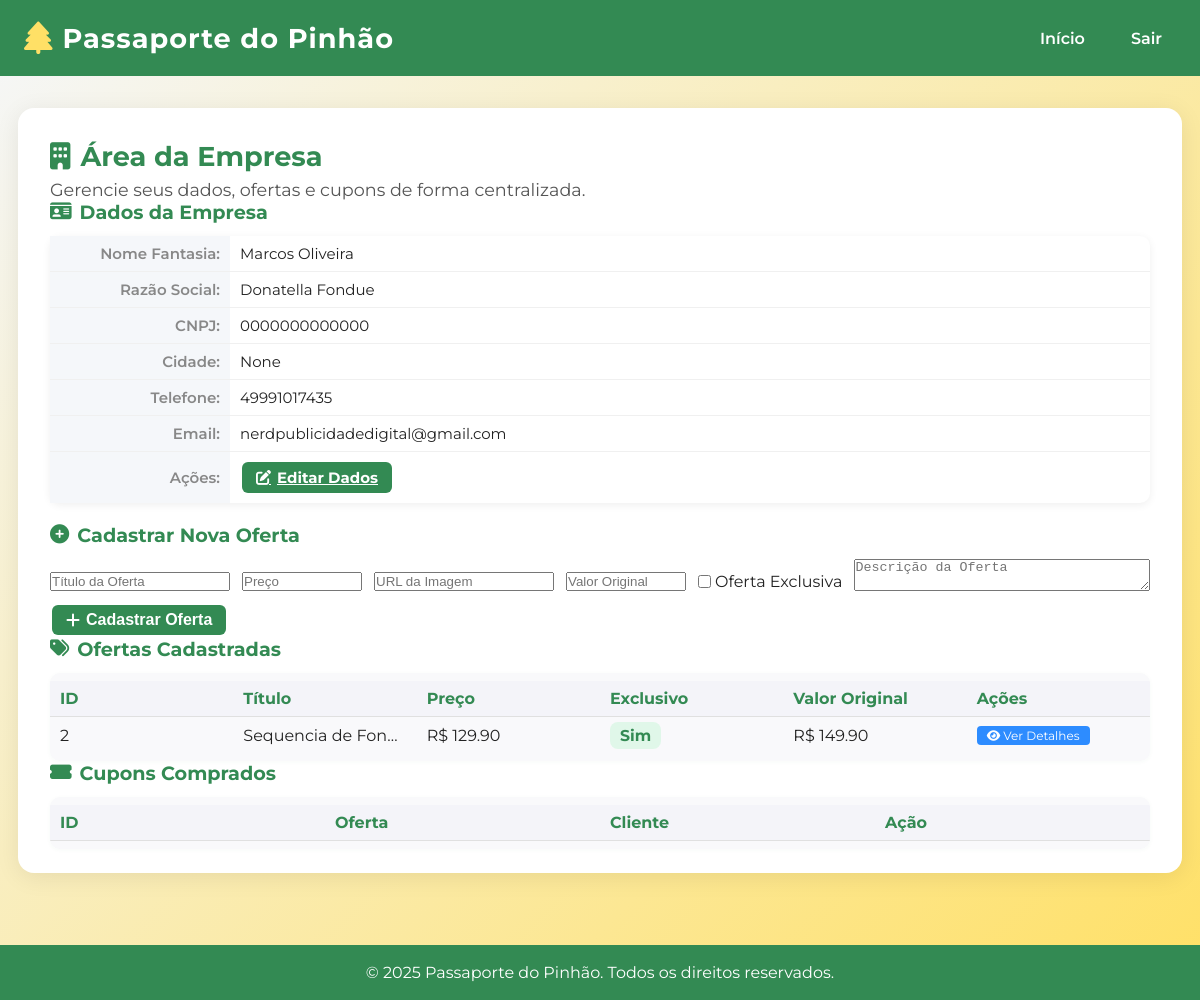
Screenshot of /empresa (signed in) with the database file from the repository.
### tables this page shows
CREATE TABLE empresas (
            id INTEGER PRIMARY KEY AUTOINCREMENT,
            usuario_id INTEGER,
            nome TEXT NOT NULL,
            nome_fantasia TEXT,
            cnpj TEXT,
            cidade_id INTEGER,
            aprovado INTEGER DEFAULT 0,
            telefone TEXT,
            foto TEXT,
            email TEXT,
            senha_hash TEXT,
            empresa TEXT,
            documento TEXT,
            cidade TEXT,
            estado TEXT,
            pais TEXT,
            aceitar_termos INTEGER,
            criado_em TIMESTAMP DEFAULT CURRENT_TIMESTAMP, bairro TEXT, endereco TEXT, numero TEXT, ponto_referencia TEXT, tipo_servico TEXT, dias_funcionamento TEXT, pausa_meio_dia TEXT, horario_abre TEXT, horario_fecha TEXT, data_nascimento TEXT, sobrenome TEXT, cidade_empresa TEXT, telefone_empresa TEXT, tipo_usuario TEXT,
            FOREIGN KEY (usuario_id) REFERENCES usuarios(id),
            FOREIGN KEY (cidade_id) REFERENCES cidades(id)
        );

CREATE TABLE ofertas (
            id INTEGER PRIMARY KEY AUTOINCREMENT,
            empresa_id INTEGER NOT NULL,
            titulo TEXT NOT NULL,
            descricao TEXT NOT NULL,
            preco REAL NOT NULL,
            imagem TEXT,
            exclusivo INTEGER DEFAULT 0,
            valor_original REAL,
            parcelamento INTEGER DEFAULT 1,
            sem_juros INTEGER DEFAULT 0,
            criado_em TIMESTAMP DEFAULT CURRENT_TIMESTAMP,
            FOREIGN KEY (empresa_id) REFERENCES empresas(id)
        );

### main.py (the view)
@app.route('/empresa')
def empresa():
    if 'empresa_id' not in session:
        return redirect('/login')
    conn = sqlite3.connect(DB_PATH)
    cursor = conn.cursor()
    cursor.execute('''
        SELECT e.nome, e.nome_fantasia, e.cnpj, e.telefone, e.email, c.nome as cidade_nome
        FROM empresas e
        LEFT JOIN cidades c ON e.cidade_id = c.id
        WHERE e.id = ?
    ''', (session['empresa_id'],))
    empresa_row = cursor.fetchone()
    empresa = {
        'nome': empresa_row[0] if empresa_row else '',
        'nome_fantasia': empresa_row[1] if empresa_row else '',
        'cnpj': empresa_row[2] if empresa_row else '',
        'telefone': empresa_row[3] if empresa_row else '',
        'email': empresa_row[4] if empresa_row else '',
        'cidade_nome': empresa_row[5] if empresa_row else '',
    }
    cursor.execute('''
        SELECT id, titulo, descricao, preco, imagem, exclusivo, valor_original
        FROM ofertas
    WHERE empresa_id = ?
    ''', (session['empresa_id'],))
    ofertas = cursor.fetchall()
    cursor.execute('''
        SELECT cupons.id, ofertas.titulo, usuarios.nome
        FROM cupons
        JOIN ofertas ON cupons.oferta_id = ofertas.id
        JOIN usuarios ON cupons.usuario_id = usuarios.id
        WHERE ofertas.empresa_id = ?
    ''', (session['empresa_id'],))
    cupons = cursor.fetchall()
    conn.close()
    return render_template('empresa.html', empresa=empresa, ofertas=ofertas, cupons=cupons)

### main.py (called while the page is built)
@app.before_request
def garantir_tabelas():
    if not hasattr(g, 'tabelas_criadas'):
        try:
            init_db()
            g.tabelas_criadas = True
        except Exception as e:
            print('Erro ao garantir tabelas:', e)

### templates/empresa.html (shortened to what this page needs)
<!DOCTYPE html>
<html lang="pt-br">
<head>
    <link rel="stylesheet" href="/static/style.css">
    <link rel="stylesheet" href="https://cdnjs.cloudflare.com/ajax/libs/font-awesome/6.4.2/css/all.min.css">
</head>
<body class="admin-page-bg">
    <header class="header-principal">
        <div class="header-container">
            <div class="logo">
                <span class="logo-icone"><i class="fa-solid fa-tree"></i></span>
                <span class="logo-texto">Passaporte do Pinhão</span>
            </div>
            <nav>
                <ul>
                    <li><a href="/">Início</a></li>
                    <li><a href="/logout">Sair</a></li>
                </ul>
            </nav>
        </div>
    </header>
    <main class="admin-main">
        <div class="admin-card">
            <section class="admin-info">
                <h2><i class="fa fa-building"></i> Área da Empresa</h2>
                <p>Gerencie seus dados, ofertas e cupons de forma centralizada.</p>
            </section>
            <section class="admin-section">
                <h3><i class="fa fa-id-card"></i> Dados da Empresa</h3>
                <table class="admin-table-detalhe">
                    <tr><th>Nome Fantasia:</th><td>{{ empresa.nome_fantasia or empresa.nome }}</td></tr>
                    <tr><th>Razão Social:</th><td>{{ empresa.nome }}</td></tr>
                    <tr><th>CNPJ:</th><td>{{ empresa.cnpj }}</td></tr>
                    <tr><th>Cidade:</th><td>{{ empresa.cidade_nome }}</td></tr>
                    <tr><th>Telefone:</th><td>{{ empresa.telefone }}</td></tr>
                    <tr><th>Email:</th><td>{{ empresa.email }}</td></tr>
                    <tr><th>Ações:</th><td><a href="/empresa/editar" class="admin-btn" style="background:#338a53;color:#fff;"><i class="fa fa-edit"></i> Editar Dados</a></td></tr>
                </table>
            </section>
            <section class="admin-section">
                <h3><i class="fa fa-plus-circle"></i> Cadastrar Nova Oferta</h3>
                <form action="/cadastro_oferta" method="POST" style="display:flex;flex-wrap:wrap;gap:12px;align-items:flex-end;">
                    <input type="text" name="titulo" placeholder="Título da Oferta" required style="flex:1;min-width:180px;">
                    <input type="number" name="preco" placeholder="Preço" step="0.01" required style="width:120px;">
                    <input type="text" name="imagem" placeholder="URL da Imagem" style="flex:1;min-width:180px;">
                    <input type="number" name="valor_original" placeholder="Valor Original" step="0.01" style="width:120px;">
                    <label style="margin-bottom:0;display:flex;align-items:center;gap:4px;">
                        <input type="checkbox" name="exclusivo"> Oferta Exclusiva
                    </label>
                    <textarea name="descricao" placeholder="Descrição da Oferta" required style="flex:2;min-width:220px;"></textarea>
                    <button type="submit" class="admin-btn" style="background:#338a53;color:#fff;"><i class="fa fa-plus"></i> Cadastrar Oferta</button>
                </form>
            </section>
            <section class="admin-section">
                <h3><i class="fa fa-tags"></i> Ofertas Cadastradas</h3>
                <div class="admin-table-wrap">
                <table class="admin-table admin-table-compact">
                    <thead>
                        <tr>
                            <th>ID</th>
                            <th>Título</th>
                            <th>Preço</th>
                            <th>Exclusivo</th>
                            <th>Valor Original</th>
                            <th>Ações</th>
                        </tr>
                    </thead>
                    <tbody>
                    {% for oferta in ofertas %}
                        <tr>
                            <td>{{ oferta[0] }}</td>
                            <td>{{ oferta[1] }}</td>
                            <td>R$ {{ '%.2f'|format(oferta[3]) }}</td>
                            <td>{% if oferta[5] %}<span class="admin-status aprovado">Sim</span>{% else %}<span class="admin-status pendente">Não</span>{% endif %}</td>
                            <td>{% if oferta[6] %}R$ {{ '%.2f'|format(oferta[6]) }}{% else %}-{% endif %}</td>
                            <td><a href="/oferta/{{ oferta[0] }}" class="btn-ver-empresa"><i class="fa fa-eye"></i> Ver Detalhes</a></td>
                        </tr>
                    {% endfor %}
                    </tbody>
                </table>
                </div>
            </section>
            <section class="admin-section">
                <h3><i class="fa fa-ticket-alt"></i> Cupons Comprados</h3>
                <div class="admin-table-wrap">
                <table class="admin-table admin-table-compact">
                    <thead>
                        <tr>
                            <th>ID</th>
                            <th>Oferta</th>
                            <th>Cliente</th>
                            <th>Ação</th>
                        </tr>
                    </thead>
                </table>
                </div>
            </section>
        </div>
    </main>
    <footer>
        <p>&copy; 2025 Passaporte do Pinhão. Todos os direitos reservados.</p>
    </footer>
</body>
</html>

### static/style.css (style rules this page uses)
.admin-main { display: flex; justify-content: center; align-items: flex-start; padding: 32px 0 32px 0; min-height: 80vh; }
.admin-card { max-width: 900px; width: 100%; margin: 0 18px; background: #fff; border-radius: 16px; box-shadow: 0 4px 24px rgba(0,0,0,0.08); padding: 32px 32px 24px 32px; }
.admin-table-detalhe { width: 100%; border-collapse: collapse; background: #fff; border-radius: 10px; box-shadow: 0 2px 8px #0001; font-size: 15px; margin-bottom: 20px; }
.admin-table-detalhe th, .admin-table-detalhe td { padding: 8px 10px; border-bottom: 1px solid #f0f0f0; }
.admin-table-detalhe th { background: #f5f7fa; font-weight: 600; color: #888; text-align: right; width: 180px; }
.admin-table-detalhe tr:last-child th, .admin-table-detalhe tr:last-child td { border-bottom: none; }
.admin-table-compact { font-size: 13px; width: 100%; table-layout: fixed; }
.admin-table-compact th, .admin-table-compact td { padding: 4px 8px; max-width: 160px; overflow-x: auto; white-space: nowrap; text-overflow: ellipsis; }
.btn-ver-empresa { display: inline-block; padding: 2px 10px; font-size: 12px; background: #2d8cff; color: #fff; border-radius: 4px; text-decoration: none; transition: background 0.2s; }
.admin-page-bg { min-height: 100vh; background: linear-gradient(135deg, #f5f7fa 0%, #ffe066 100%); }
.admin-info h2 { color: #338a53; font-size: 1.7em; margin-bottom: 6px; font-weight: bold; display: flex; align-items: center; gap: 10px; }
.admin-info p { color: #555; font-size: 1.1em; margin-bottom: 0; }
.admin-section h3 { color: #338a53; font-size: 1.2em; margin-bottom: 12px; font-weight: bold; display: flex; align-items: center; gap: 8px; }
.admin-table-wrap { overflow-x: auto; background: #f9f9fb; border-radius: 10px; box-shadow: 0 1px 4px rgba(51,138,83,0.04); padding: 8px 0 8px 0; }
.admin-table { width: 100%; border-collapse: collapse; background: transparent; font-size: 1em; }
.admin-table th, .admin-table td { padding: 8px 10px; border-bottom: 1px solid #e0e0e0; text-align: left; }
.admin-table th { background: #f4f4f9; color: #338a53; font-weight: bold; }
.admin-table tr:last-child td { border-bottom: none; }
.admin-status { font-weight: bold; padding: 4px 10px; border-radius: 8px; font-size: 0.98em; }
.admin-status.aprovado { background: #e0f7e9; color: #338a53; }
.admin-btn { border: none; border-radius: 6px; padding: 6px 14px; font-size: 1em; font-weight: bold; cursor: pointer; margin: 2px 2px; transition: background 0.2s, color 0.2s; display: inline-flex; align-items: center; gap: 6px; }
@media (max-width: 1200px) { .admin-card { max-width: 98vw; } }
* { margin: 0; padding: 0; box-sizing: border-box; }
body { font-family: 'Montserrat', Arial, sans-serif; background: #f5f7fa; color: #222; margin: 0; }
.header-principal { background: #338a53; color: #fff; padding: 0; }
.header-container { display: flex; align-items: center; justify-content: space-between; max-width: 1200px; margin: 0 auto; padding: 18px 24px; flex-wrap: wrap; }
.logo { display: flex; align-items: center; font-size: 1.7em; font-weight: bold; gap: 10px; }
.logo-icone { font-size: 1.2em; color: #ffe066; }
.logo-texto { letter-spacing: 1px; }
nav ul { list-style: none; display: flex; gap: 18px; margin: 0; padding: 0; }
nav ul li { display: inline-block; }
nav ul li a { color: #fff; text-decoration: none; font-weight: 600; padding: 6px 14px; border-radius: 4px; transition: background 0.2s; }
footer { background: #338a53; color: #fff; text-align: center; padding: 18px 0; margin-top: 40px; font-size: 1em; }

### rows the page displays
empresas: nome_fantasia "Marcos Oliveira", nome "Donatella Fondue", cnpj "0000000000000", telefone "49991017435", email "nerdpublicidadedigital@gmail.com"
ofertas: id "2", titulo "Sequencia de Fon…", preco "129.90", exclusivo "Sim", valor_original "149.90"

### other values shown
{{ empresa.cidade_nome }} "None"
